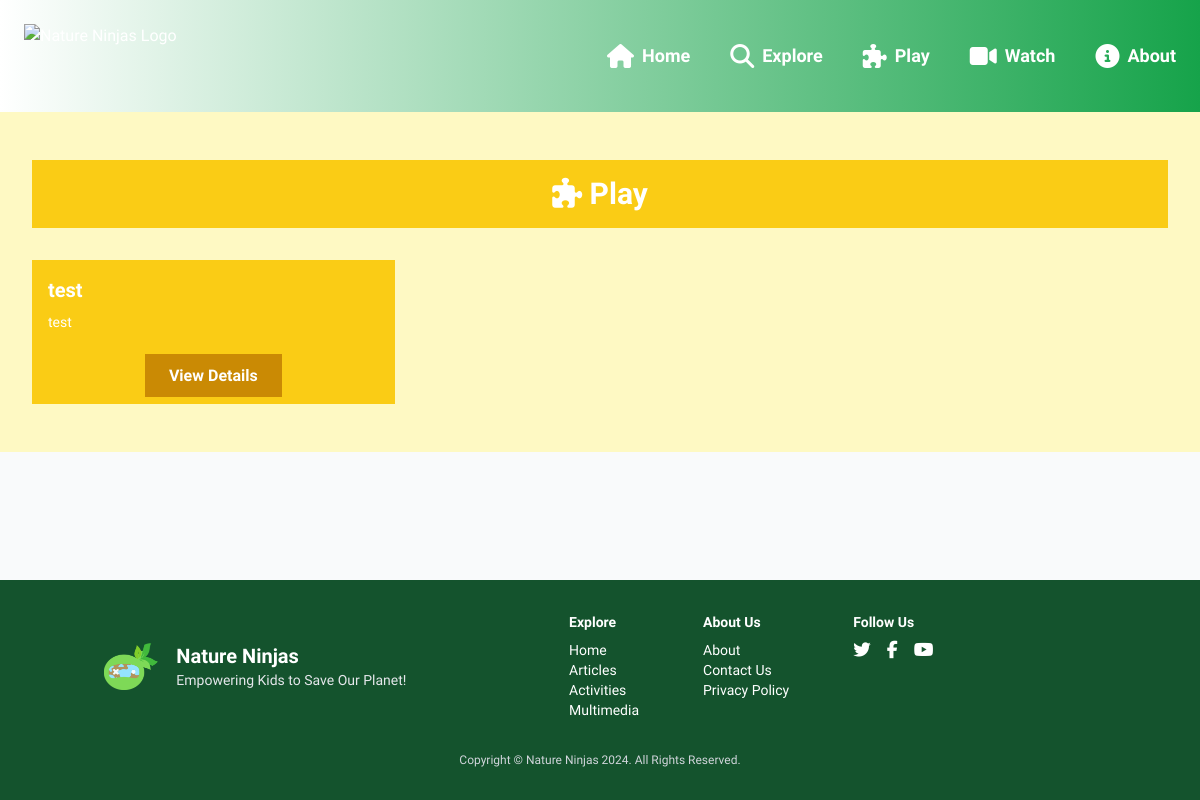
/activities/, run on an earlier commit of the app's database.
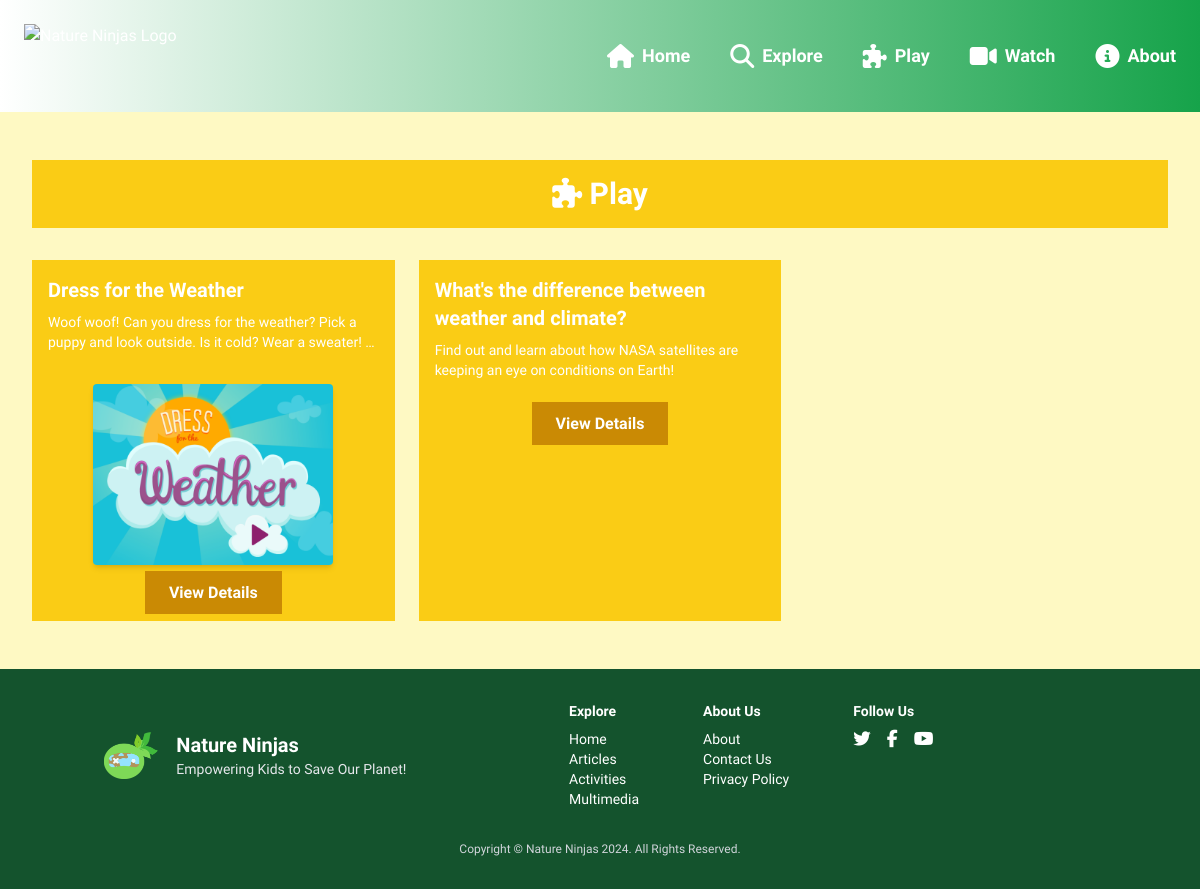
And on a later commit of the database.
### core/models.py (models this page shows, shortened)
class Activity(models.Model):
    title = models.CharField(max_length=255)
    description = models.TextField()
    file = models.FileField(upload_to='activities/', blank=True, null=True)
    external_url = models.URLField(blank=True, null=True)
    preview_image = models.ImageField(upload_to='activity_previews/', blank=True, null=True)
    created_at = models.DateTimeField(auto_now_add=True)  # Timestamp

### core/views.py (the view)
# urls.py: path('activities/', views.activity_list, name='activities'),
def activity_list(request):
    activities = Activity.objects.all().order_by('-created_at')
    return render(request, 'activities/list.html', {'activities': activities})

### core/templates/activities/list.html
{% extends 'base.html' %}
{% load static %}
{% block content %}
    <div class="py-12 bg-yellow-100">
        <div class="max-w-7xl mx-auto px-4 sm:px-6 lg:px-8">
            <div class="bg-yellow-400 p-4 mb-8">
                <h2 class="text-3xl font-bold text-white text-center">
                    <i class="fas fa-puzzle-piece text-3xl"></i> <span>Play</span>
                </h2>
            </div>
            {% if activities %}
                <div class="grid grid-cols-1 sm:grid-cols-2 lg:grid-cols-3 gap-6">
                    {% for activity in activities %}
                        <div class="bg-yellow-400 overflow-hidden hover:scale-105 transition-transform">
                            <div class="p-4 text-white">
                                <h3 class="text-xl font-semibold mb-2">
                                    <a href="{% url 'activity_detail' activity.id %}"
                                       class="hover:underline">{{ activity.title }}</a>
                                </h3>
                                <p class="text-sm mb-4">{{ activity.description|truncatewords:20 }}</p>
                                <div class="game-preview text-center mt-8">
                                    {% if activity.preview_image %}
                                        <a href="{% url 'activity_detail' activity.id %}">
                                            <img src="{{ activity.preview_image.url }}"
                                                 alt="Game Preview"
                                                 class="w-60 mx-auto mb-4 rounded shadow-md">
                                        </a>
                                    {% endif %}
                                    <a href="{% url 'activity_detail' activity.id %}"
                                       class="px-6 py-3 bg-yellow-600 text-white font-bold hover:bg-yellow-800">
                                        View Details
                                    </a>
                                </div>
                            </div>
                        </div>
                    {% endfor %}
                </div>
            {% else %}
                <p class="text-center text-yellow-600">No activities available at the moment.</p>
            {% endif %}
        </div>
    </div>
{% endblock %}

What changed in the data, as far as the page shows it:
added Activity: title "Dress for the Weather", description "Woof woof! Can you dress for the weather? Pick a puppy and look outside. Is it cold? Wear a sweater! …", preview_image (picture)
changed Activity: title "test" → "What's the difference between weather and climate?"; description "test" → "Find out and learn about how NASA satellites are keeping an eye on conditions on Earth!"
